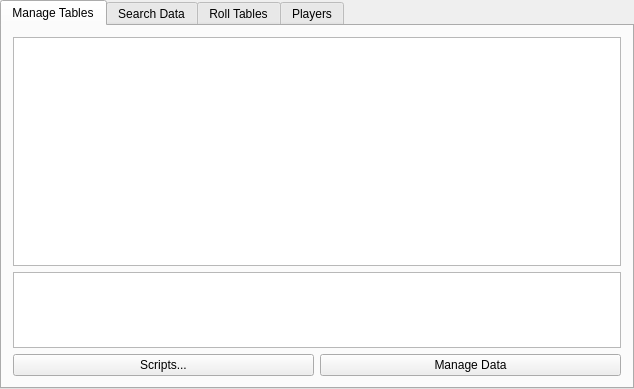
<?xml version="1.0" encoding="UTF-8"?>
<ui version="4.0">
 <class>DmWindow</class>
 <widget class="QMainWindow" name="DmWindow">
  <property name="geometry">
   <rect>
    <x>0</x>
    <y>0</y>
    <width>634</width>
    <height>389</height>
   </rect>
  </property>
  <property name="windowTitle">
   <string>Project Orion</string>
  </property>
  <widget class="QWidget" name="widget_main">
   <layout class="QGridLayout" name="gridLayout">
    <property name="leftMargin">
     <number>0</number>
    </property>
    <property name="topMargin">
     <number>0</number>
    </property>
    <property name="rightMargin">
     <number>0</number>
    </property>
    <property name="bottomMargin">
     <number>0</number>
    </property>
    <property name="spacing">
     <number>0</number>
    </property>
    <item row="0" column="0">
     <widget class="QTabWidget" name="widget_tabs">
      <property name="sizePolicy">
       <sizepolicy hsizetype="Expanding" vsizetype="Expanding">
        <horstretch>0</horstretch>
        <verstretch>0</verstretch>
       </sizepolicy>
      </property>
      <property name="autoFillBackground">
       <bool>true</bool>
      </property>
      <property name="tabPosition">
       <enum>QTabWidget::North</enum>
      </property>
      <property name="tabShape">
       <enum>QTabWidget::Rounded</enum>
      </property>
      <property name="currentIndex">
       <number>0</number>
      </property>
      <property name="elideMode">
       <enum>Qt::ElideNone</enum>
      </property>
      <property name="usesScrollButtons">
       <bool>false</bool>
      </property>
      <property name="tabsClosable">
       <bool>false</bool>
      </property>
      <widget class="QWidget" name="tab_tables">
       <property name="autoFillBackground">
        <bool>false</bool>
       </property>
       <attribute name="title">
        <string>Manage Tables</string>
       </attribute>
       <layout class="QVBoxLayout" name="verticalLayout">
        <item>
         <widget class="QListWidget" name="list_tables">
          <property name="sizePolicy">
           <sizepolicy hsizetype="Expanding" vsizetype="Minimum">
            <horstretch>0</horstretch>
            <verstretch>0</verstretch>
           </sizepolicy>
          </property>
         </widget>
        </item>
        <item>
         <widget class="QTableWidget" name="table_currentTable">
          <property name="sizePolicy">
           <sizepolicy hsizetype="Expanding" vsizetype="Fixed">
            <horstretch>0</horstretch>
            <verstretch>0</verstretch>
           </sizepolicy>
          </property>
          <property name="maximumSize">
           <size>
            <width>16777215</width>
            <height>76</height>
           </size>
          </property>
          <property name="verticalScrollBarPolicy">
           <enum>Qt::ScrollBarAlwaysOff</enum>
          </property>
          <property name="horizontalScrollBarPolicy">
           <enum>Qt::ScrollBarAsNeeded</enum>
          </property>
          <property name="editTriggers">
           <set>QAbstractItemView::NoEditTriggers</set>
          </property>
          <property name="selectionMode">
           <enum>QAbstractItemView::NoSelection</enum>
          </property>
          <property name="cornerButtonEnabled">
           <bool>true</bool>
          </property>
          <property name="rowCount">
           <number>2</number>
          </property>
          <attribute name="horizontalHeaderVisible">
           <bool>false</bool>
          </attribute>
          <attribute name="verticalHeaderVisible">
           <bool>false</bool>
          </attribute>
          <row/>
          <row/>
         </widget>
        </item>
        <item>
         <layout class="QHBoxLayout" name="layout_buttons">
          <item>
           <widget class="QPushButton" name="button_scripts">
            <property name="text">
             <string>Scripts...</string>
            </property>
           </widget>
          </item>
          <item>
           <widget class="QPushButton" name="button_manageData">
            <property name="text">
             <string>Manage Data</string>
            </property>
           </widget>
          </item>
         </layout>
        </item>
       </layout>
      </widget>
      <widget class="QWidget" name="tab_search">
       <attribute name="title">
        <string>Search Data</string>
       </attribute>
      </widget>
      <widget class="QWidget" name="tab_roll">
       <attribute name="title">
        <string>Roll Tables</string>
       </attribute>
      </widget>
      <widget class="QWidget" name="tab_players">
       <attribute name="title">
        <string>Players</string>
       </attribute>
      </widget>
     </widget>
    </item>
   </layout>
  </widget>
  <widget class="QMenuBar" name="menuBar">
   <property name="geometry">
    <rect>
     <x>0</x>
     <y>0</y>
     <width>634</width>
     <height>20</height>
    </rect>
   </property>
  </widget>
 </widget>
 <layoutdefault spacing="6" margin="11"/>
 <resources/>
 <connections/>
</ui>
